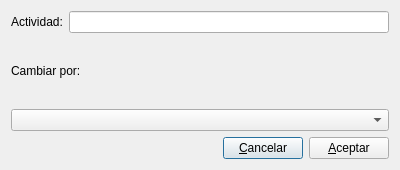
<?xml version="1.0" encoding="UTF-8"?>
<ui version="4.0">
 <class>Cambia_actividad</class>
 <widget class="QDialog" name="Cambia_actividad">
  <property name="geometry">
   <rect>
    <x>0</x>
    <y>0</y>
    <width>400</width>
    <height>170</height>
   </rect>
  </property>
  <property name="windowTitle">
   <string>Cambiar actividad</string>
  </property>
  <layout class="QVBoxLayout" name="verticalLayout_2">
   <item>
    <layout class="QHBoxLayout" name="horizontalLayout">
     <item>
      <widget class="QLabel" name="label">
       <property name="text">
        <string>Actividad:</string>
       </property>
      </widget>
     </item>
     <item>
      <widget class="QLineEdit" name="actividad_lineEdit">
       <property name="readOnly">
        <bool>true</bool>
       </property>
      </widget>
     </item>
    </layout>
   </item>
   <item>
    <layout class="QVBoxLayout" name="verticalLayout">
     <item>
      <widget class="QLabel" name="label_2">
       <property name="text">
        <string>Cambiar por:</string>
       </property>
      </widget>
     </item>
     <item>
      <widget class="QComboBox" name="cambiar_comboBox"/>
     </item>
    </layout>
   </item>
   <item>
    <layout class="QHBoxLayout" name="horizontalLayout_2">
     <item>
      <spacer name="horizontalSpacer">
       <property name="orientation">
        <enum>Qt::Orientation::Horizontal</enum>
       </property>
       <property name="sizeHint" stdset="0">
        <size>
         <width>40</width>
         <height>20</height>
        </size>
       </property>
      </spacer>
     </item>
     <item>
      <widget class="QPushButton" name="cancelar_pushButton">
       <property name="text">
        <string>&amp;Cancelar</string>
       </property>
      </widget>
     </item>
     <item>
      <widget class="QPushButton" name="aceptar_pushButton">
       <property name="text">
        <string>&amp;Aceptar</string>
       </property>
      </widget>
     </item>
    </layout>
   </item>
  </layout>
 </widget>
 <resources/>
 <connections>
  <connection>
   <sender>cancelar_pushButton</sender>
   <signal>clicked()</signal>
   <receiver>Cambia_actividad</receiver>
   <slot>reject()</slot>
   <hints>
    <hint type="sourcelabel">
     <x>269</x>
     <y>137</y>
    </hint>
    <hint type="destinationlabel">
     <x>170</x>
     <y>130</y>
    </hint>
   </hints>
  </connection>
  <connection>
   <sender>aceptar_pushButton</sender>
   <signal>clicked()</signal>
   <receiver>Cambia_actividad</receiver>
   <slot>accept()</slot>
   <hints>
    <hint type="sourcelabel">
     <x>336</x>
     <y>138</y>
    </hint>
    <hint type="destinationlabel">
     <x>59</x>
     <y>123</y>
    </hint>
   </hints>
  </connection>
 </connections>
</ui>
